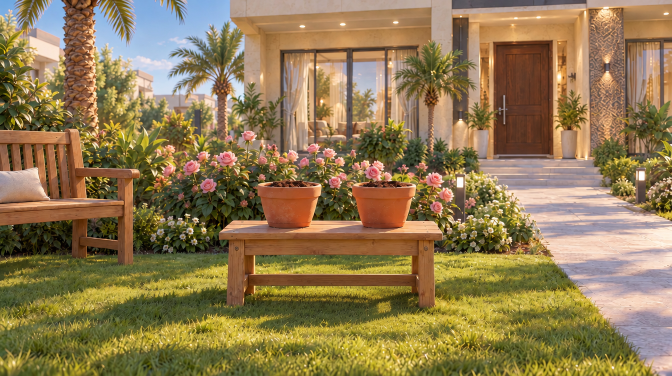
#> input picture .agents/projects/little-wonder/episodes/ep02-refs/13_garden_empty_nextday.png, 1344 x 752 px (shown at 1/2 size)
$ python -i daycard.py   (imports and definitions only)
#> lines starting #> are read from the running program, lines starting #| are printed output that depends on the picture; pictures that were not available may be replaced by others from this repository, and a replacement may not be noted
#> `lay = Image.new("RGBA", (W, H), (0, 0, 0, 0)); d = ImageDraw.Draw(lay)`: lay: PIL image 1280x720 RGBA; every value is 0
#!/usr/bin/env python3
# usage: daycard.py OUT.mp4 "Day 2" FROM_FRAME.png FROM_OUTPAINT.png TO_FRAME.png TO_OUTPAINT.png
# 7s camera-move transition: tilt up from FROM_FRAME into its outpainted top, card over the top, crossfade top->top,
# tilt down into TO_FRAME (ends exactly on TO_FRAME). Audio: birdsong from v01.mp4.
import sys, subprocess, numpy as np
from PIL import Image, ImageDraw, ImageFont, ImageFilter
# [1 line that did not run here, left out]
W, H, fps = 1280, 720, 24
def tall(frame, outp):
#> called with outp = 'out.png'
    F = Image.open(frame).convert('RGB').resize((W, H)); O = Image.open(outp).convert('RGB')
#> after `F = Image.open(frame).convert('RGB').resize((W, H))`:
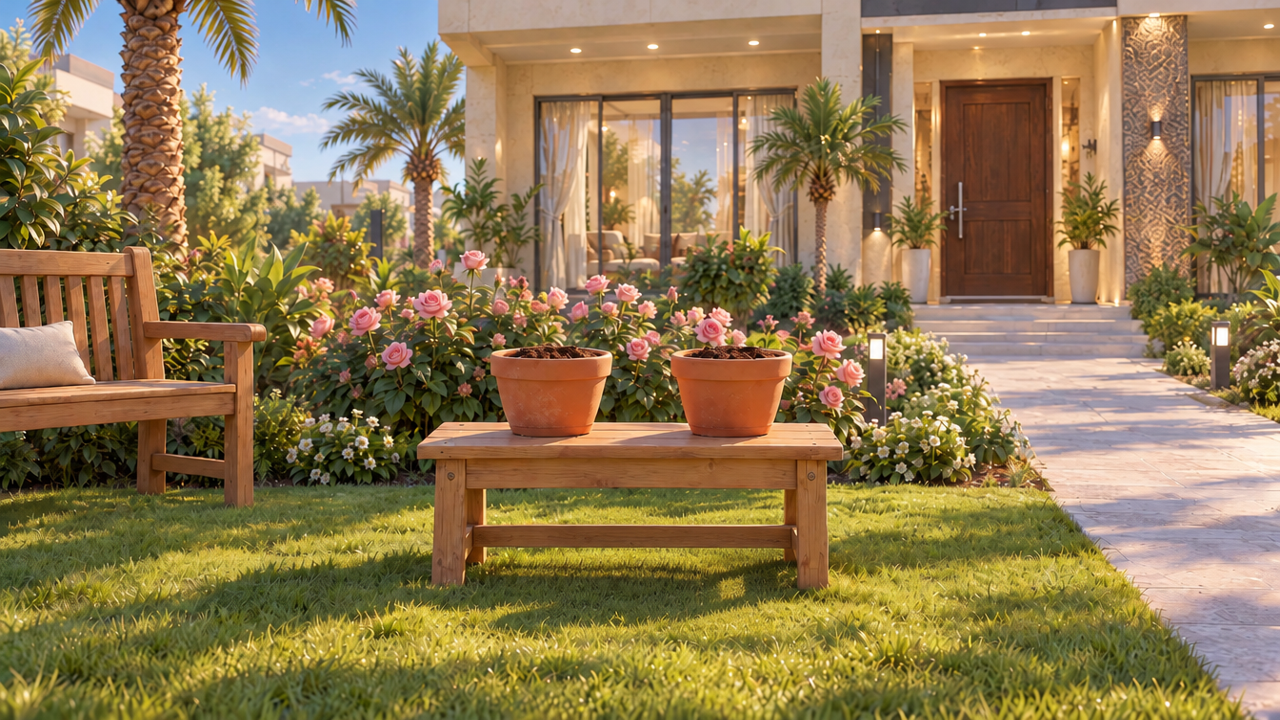
#> F: PIL image 1280x720 RGB; mean R, G, B 144.2, 122.3, 81.2
#> in tall, O is the input picture: PIL image 1344x752 RGB; mean R, G, B 144.2, 122.3, 81.2
    O = O.resize((W, int(round(O.height * W / O.width))), Image.LANCZOS)
#> O: PIL image 1280x716 RGB
    fs = np.asarray(F.resize((320, 180))).astype(float); best = None
#> after `fs = np.asarray(F.resize((320, 180))).astype(float)`:
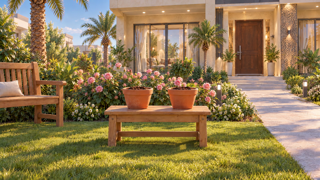
#> fs: shape (180, 320, 3) float64; mean R, G, B 144.2, 122.3, 81.2
    for oy in range(0, O.height - H + 1, 2):
        c = np.asarray(O.crop((0, oy, W, oy + H)).resize((320, 180))).astype(float)
        d = abs(c - fs).mean()
        if best is None or d < best[0]: best = (d, oy)
#> (the run stopped early here; a loop or call above may not have finished)

$ run again, on .agents/projects/little-wonder/episodes/ep02-refs/ep3_garden_plate.png
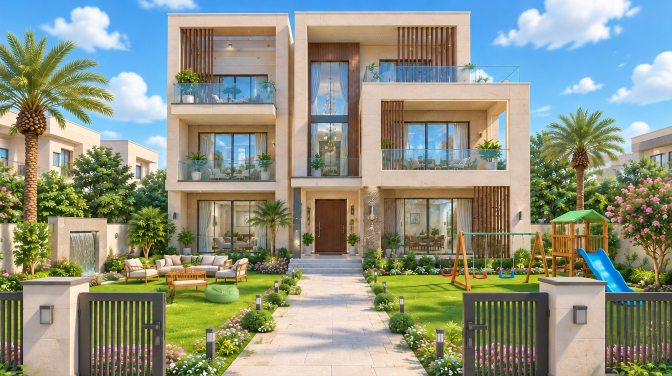
#> input picture .agents/projects/little-wonder/episodes/ep02-refs/ep3_garden_plate.png, 1344 x 752 px (shown at 1/2 size)
#> lay: PIL image 1280x720 RGBA; every value is 0
#> in tall, `F = Image.open(frame).convert('RGB').resize((W, H))`:
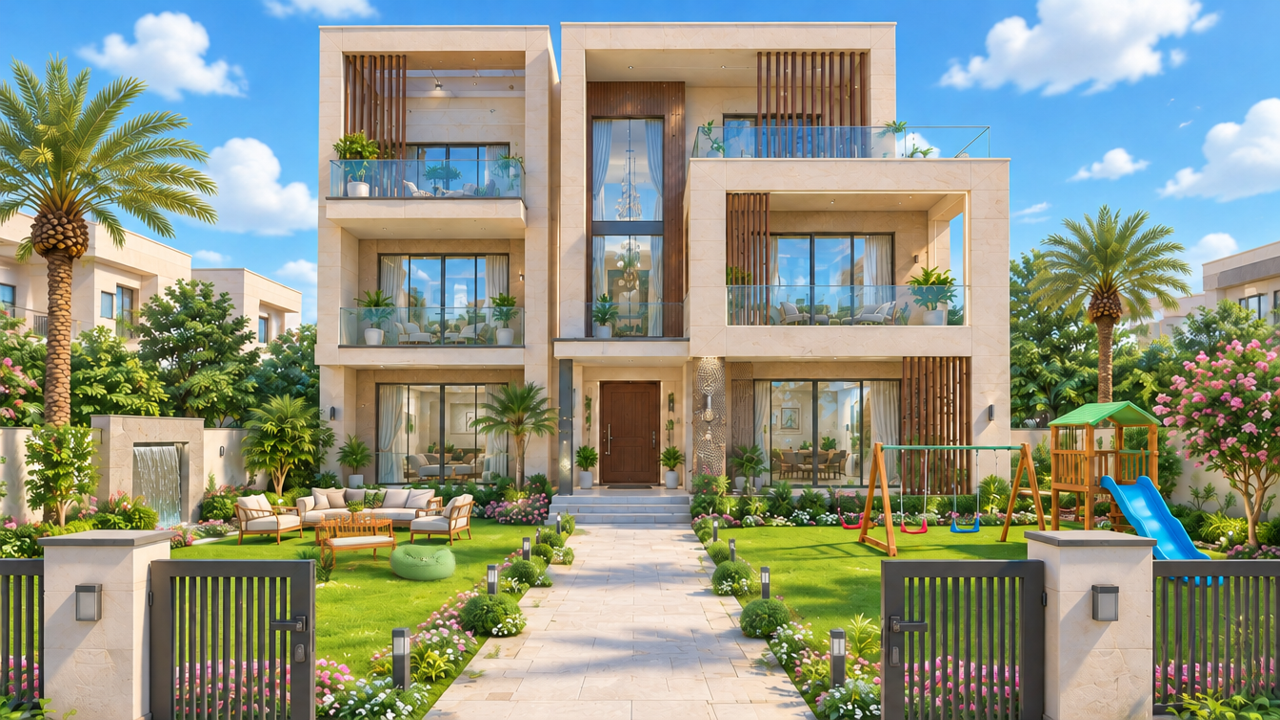
#> F: PIL image 1280x720 RGB; mean R, G, B 142.3, 147.9, 130
#> in tall, O is the input picture: PIL image 1344x752 RGB; mean R, G, B 142.4, 147.9, 130
#> O: PIL image 1280x716 RGB
#> in tall, `fs = np.asarray(F.resize((320, 180))).astype(float)`:
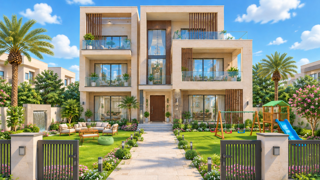
#> fs: shape (180, 320, 3) float64; mean R, G, B 142.3, 147.9, 130
